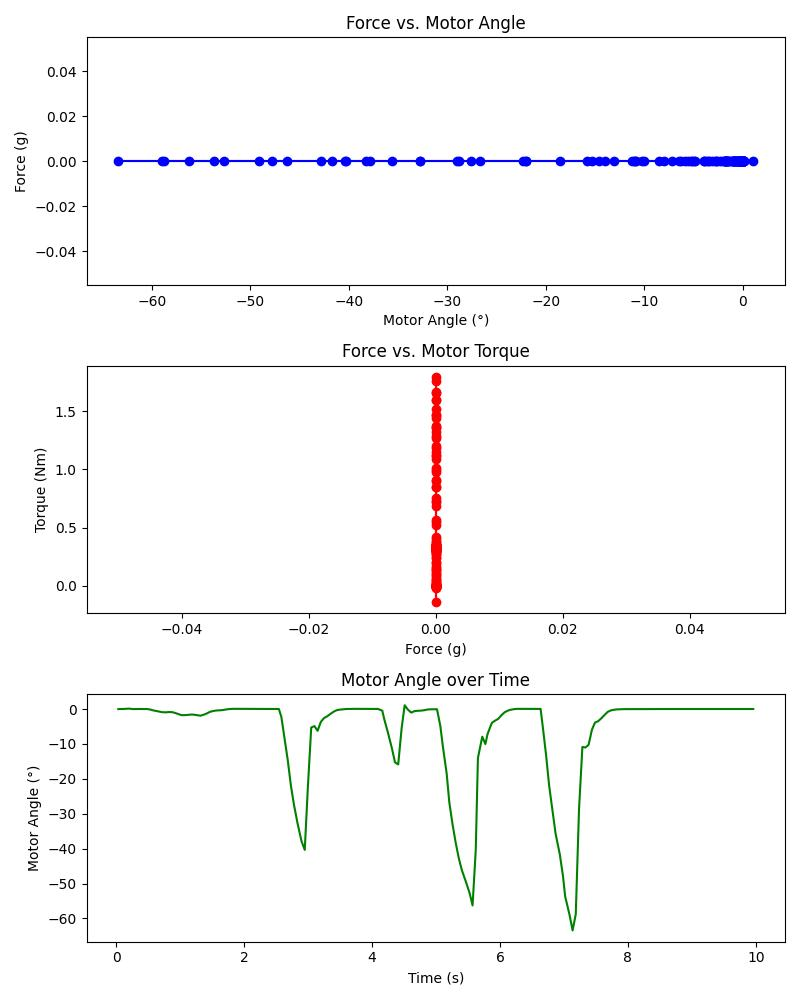

Python code for this plot:
import pandas as pd
import matplotlib.pyplot as plt

# Load the CSV data
csv_filename = "motor_force_data.csv"
df = pd.read_csv(csv_filename)

# Extract columns
time_data = df["Time (s)"]
angle_data = df["Motor Angle"]
force_data = df["Force (g)"]
torque_data = df["Torque (Nm)"]

# Create subplots
fig, axs = plt.subplots(3, 1, figsize=(8, 10))

# Force vs. Motor Angle
axs[0].plot(angle_data, force_data, 'bo-')
axs[0].set_title("Force vs. Motor Angle")
axs[0].set_xlabel("Motor Angle (°)")
axs[0].set_ylabel("Force (g)")

# Force vs. Motor Torque
axs[1].plot(force_data, torque_data, 'ro-')
axs[1].set_title("Force vs. Motor Torque")
axs[1].set_xlabel("Force (g)")
axs[1].set_ylabel("Torque (Nm)")

# Motor Angle over Time
axs[2].plot(time_data, angle_data, 'g-')
axs[2].set_title("Motor Angle over Time")
axs[2].set_xlabel("Time (s)")
axs[2].set_ylabel("Motor Angle (°)")

# Adjust layout and show the plots
plt.tight_layout()
plt.savefig("motor_plot.jpg")
plt.show()
